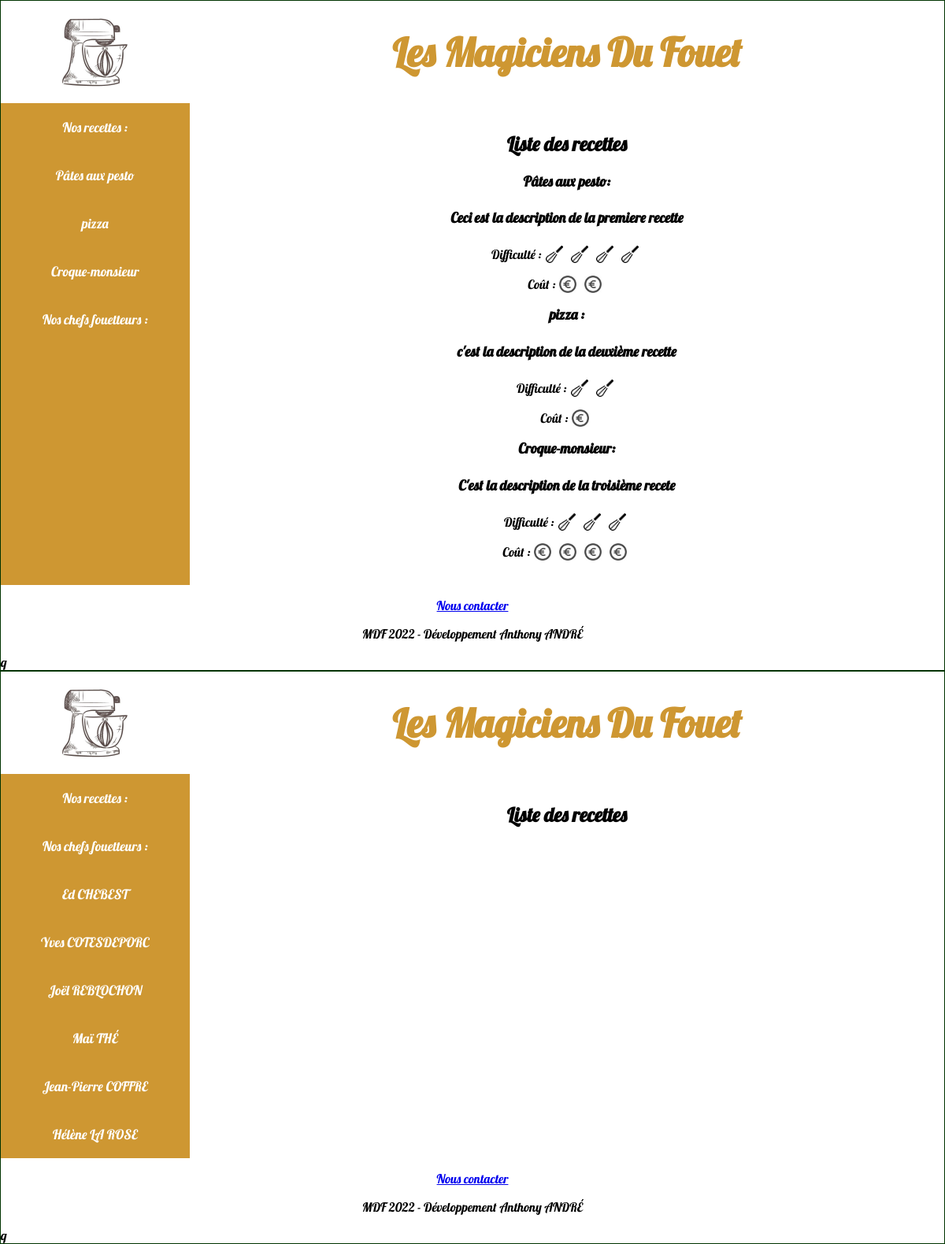
The page /site/index.php on the database its author committed.
### tables this page shows
CREATE TABLE `recette` (
  `recetteID` int(11) NOT NULL,
  `nomRecette` varchar(30) NOT NULL,
  `description` varchar(100) NOT NULL,
  `duree` int(11) NOT NULL,
  `cout` int(11) NOT NULL,
  `difficulte` int(11) NOT NULL,
  `etapes` text NOT NULL,
  `nombreLike` int(11) NOT NULL
);

CREATE TABLE `chef` (
  `chefID` int(11) NOT NULL,
  `nomDuChef` varchar(30) NOT NULL,
  `prenomDuChef` varchar(30) NOT NULL
);

### site/classe/View.php (called while the page is built, shortened)
<?php
class View {
	private $dossier;
	private $fichier;
	public function __construct($dossier, $fichier, $titre, $description, $motcle) {
		$this->dossier     = $dossier;
		$this->fichier     = $fichier;
	}
	public function AfficherVue($tableau = array()) {
		extract($tableau);
		$dossier     = $this->dossier;
		$fichier     = $this->fichier;
		include(VIEW.'/'.$dossier.'/'.$fichier.'.php');
		$contenu = ob_get_clean();
		include(VIEW.'/_gabarit.php');
	}
}

### site/controller/site/Accueil.php (called while the page is built, shortened)
<?php
class Accueil{
  public function AfficherAccueil(){
    $manager = new ms\ArticleManager();
		$articles = $manager->ReadAllArticle();
    $chefs = $manager->ListeDesChefs();
		$view = new classe\View('site', 'accueil', 'Accueil', 'Je suis la desc de l\'accueil', 'clé 1, clé 2');
		$view->AfficherVue(array('articles'=>$articles));
    $view->AfficherVue(array('chefs'=>$chefs));
  }
}

### site/classe/Autoloader.php (called while the page is built, shortened)
<?php
class Autoloader {
	public static function autoload($class) {
		spl_autoload_register( function($class) {
			$chemin = str_replace('\\','/',$class);
		});
		if(isset($_GET['page'])) {
			switch($_GET['page']) {
				case 'accueil':
					$namespace = 'controller\site\Accueil';
					$methode   = 'AfficherAccueil';
					break;
				case 'admin':
					$namespace = 'controller\admin\Admin';
					$methode   = 'voirAdmin';
					break;
				case 'deconnexion':
					$namespace = 'controller\admin\Admin';
					$methode   = 'seDeconnecter';
					break;
				case 'voir-article':
					$namespace = 'controller\site\Accueil';
					$methode   = 'AfficherArticle';
					break;
				case 'creer-article':
					$namespace = 'controller\admin\Admin';
					$methode   = 'CreerArticle';
					break;
				case 'modifier-article':
					$namespace = 'controller\admin\Admin';
					$methode   = 'ModifierArticle';
					break;
				case 'supprimer-article':
					$namespace = 'controller\admin\Admin';
					$methode   = 'SupprimerArticle';
					break;
				case 'admin-home':
					$namespace = 'controller\admin\Admin';
					$methode   = 'AfficherTousLesArticles';
					break;
			}
			$rooter = new classe\Rooter($namespace, $methode);
		} else {
			$rooter = new classe\Rooter('controller\site\Accueil', 'AfficherAccueil');
		}
		$rooter->ChooseController();
	}
}

### site/index.php (called while the page is built, shortened)
<?php
require_once('_config.php');
Autoloader::autoload($class);

### site/model/site/ArticleManager.php (called while the page is built, shortened)
<?php
class ArticleManager{
private function Connexion() {
  $cnx = new PDO('mysql:host='.HOST.';dbname='.DBNAME.';charset=utf8', ''.CNX_LOGIN.'', ''.CNX_PASS.'');
  return $cnx;
}
public function ReadAllArticle(){
  $cnx = $this->Connexion();
  $rs_readAllArticle = $cnx->prepare('SELECT * FROM recette');
  $rs_readAllArticle->execute();
  while($data = $rs_readAllArticle->fetch(PDO::FETCH_ASSOC)){
    $article = new Article();
    $article->SetRecetteID($data['recetteID']);
    $article->SetNomRecette($data['nomRecette']);
    $article->SetDifficulte($data['difficulte']);
    $article->setCout($data['cout']);
    $article->setDescription($data['description']);
    $articles[] = $article;
  }
  return $articles;
}
public function ListeDesChefs(){
  $cnx = $this->Connexion();
  $rs_listeDesChefs = $cnx->prepare('SELECT * FROM chef');
  $rs_listeDesChefs->execute();
  while($data = $rs_listeDesChefs->fetch(PDO::FETCH_ASSOC)){
    $chef = new Chef();
    $chef->SetChefID($data['chefID']);
    $chef->SetNomDuChef($data['nomDuChef']);
    $chef->SetPrenomDuChef($data['prenomDuChef']);
    $chefs[] = $chef;
  }
  return $chefs;
}
}

### site/model/site/Article.php (called while the page is built, shortened)
<?php
class Article{
  private $recetteID;
  private $nomRecette;
  private $description;
  public function setRecetteID($recetteID){
    if($recetteID > 0){
      return $this->recetteID = $recetteID;
    }
  }
  public function getRecetteID(){
    return $this->recetteID;
  }
  public function setNomRecette($nomRecette){
    if(is_string($nomRecette)){
      $this->nomRecette = $nomRecette;
    }
  }
  public function getNomRecette(){
    return $this->nomRecette;
  }
  public function setDescription($description){
    if(is_string($description)){
      $this->description = $description;
    }
  }
  public function getDescription(){
    return $this->description;
  }
}

### site/model/site/Chef.php (called while the page is built, shortened)
<?php
class Chef{
  private $nomDuChef;
  private $prenomDuChef;
  public function setNomDuChef($nomDuChef){
    if(is_string($nomDuChef)){
      $this->nomDuChef = $nomDuChef;
    }
  }
  public function getNomDuChef(){
    return $this->nomDuChef;
  }
  public function setPrenomDuChef($prenomDuChef){
    if(is_string($prenomDuChef)){
      $this->prenomDuChef = $prenomDuChef;
    }
  }
  public function getPrenomDuChef(){
    return $this->prenomDuChef;
  }
}

### site/view/site/accueil.php (the view, shortened to what this page needs)
<article>
	<h1>Liste des recettes</h1>
    <?php
	foreach($articles as $article) {
	?>
    <h2><?= $article->getNomRecette(); ?>:</h2>
    <h4><?= $article->getDescription(); ?></h4>
    <p id="difficulte<?=$article->getRecetteID();?>"> Difficulté :
    </p>
    <p id="cout<?=$article->getRecetteID();?>"> Coût :
</p>
    <?php
	}
	?>
</article>
q

### site/classe/Rooter.php (shortened to what this page needs)
<?php
class Rooter {
	private $namespace;
	private $methode;
	public function __construct($namespace, $methode) {
		$this->namespace = $namespace;
		$this->methode   = $methode;
	}
	public function ChooseController() {
			$namespace = $this->namespace;
			$methode   = $this->methode;
			if(method_exists($namespace, $methode)) {
				$objet = new $namespace();
				$objet->$methode();
			} else {
				echo 'Erreur';
			}
	}
}

### site/view/_gabarit.php (shortened to what this page needs)
<!doctype html>
<html>
<head>
<link rel="stylesheet" href="<?= MEDIA; ?>/css/style.css" />
</head>
<body>
<div id="site">
	<header>
        <a href="#"><img src=" <?= MEDIA; ?>/img/Logo_Les_Magiciens_Du_Fouet.jpg" alt="logo robot patissier"></a>
        <h1>Les Magiciens Du Fouet</h1>
    </header>
    <nav>
    	<ul>
            <li><a href="#">Nos recettes :</a></li>
            <?php
	        foreach($articles as $article) {
	        ?>
            <li><a href="#"><?= $article->getNomRecette()?></a></li>
            <?php
            }
            ?>
            <li><a href="#">Nos chefs fouetteurs :</a></li>
            <?php
	        foreach($chefs as $chef) {
	        ?>
            <li><a href="#"><?=$chef->getPrenomDuChef();?> <?=$chef->getNomDuChef();?></a></li>
            <?php
            }
            ?>
        </ul>
    </nav>
    <?= $contenu; ?>
    <footer>
        <p><a href="#">Nous contacter</a></p>
        <p>MDF 2022 - Développement Anthony ANDRÉ</p>
    </footer>
</div>
</body>
</html>

### site/media/css/style.css (style rules this page uses)
body { margin: 0; padding:0; background-color: #ffffff; font-family: 'Lobster', cursive; }
#site { margin: auto; border: 1px solid #030; display: grid; grid-template-columns: 1fr 4fr; grid-template-areas: "header header" "nav article" "footer footer"; }
header { grid-area: header; display: grid; grid-template-columns: 20% 80%; }
header a { display: flex; justify-content: center; align-items: center; }
header img { width: 125px; height: auto; }
header h1 { font-family: 'Lobster', cursive; font-size: 50px; color: rgb(206, 151, 50); text-align: center; display: flex; justify-content: center; align-items: center; }
nav { grid-area: nav; background-color: rgb(206, 151, 50); }
ul { margin: 0; padding:0; text-align: center; }
ul li { list-style: none; padding: 20px; }
ul li a { text-decoration: none; color: #fff; font-size: 17px; }
article { grid-area: article; background-color: #fff; padding: 15px; }
article h1 { text-align: center; font-size: 25px; }
article h2, article h4 { font-size: 18px; }
article p, article h2, article h4 { text-align: center; display: flex; justify-content: center; align-items: center; }
footer { grid-area: footer; background-color: #ffffff; text-align: center; }

### rows shown on the page
recette: nomRecette "Pâtes aux pesto", description "Ceci est la description de la premiere recette"
recette: nomRecette "pizza", description "c'est la description de la deuxième recette"
recette: nomRecette "Croque-monsieur", description "C'est la description de la troisième recete"
chef: prenomDuChef "Ed", nomDuChef "CHEBEST"
chef: prenomDuChef "Yves", nomDuChef "COTESDEPORC"
chef: prenomDuChef "Joël", nomDuChef "REBLOCHON"
chef: prenomDuChef "Maï", nomDuChef "THÉ"
chef: prenomDuChef "Jean-Pierre", nomDuChef "COFFRE"
chef: prenomDuChef "Hélène", nomDuChef "LA ROSE"
